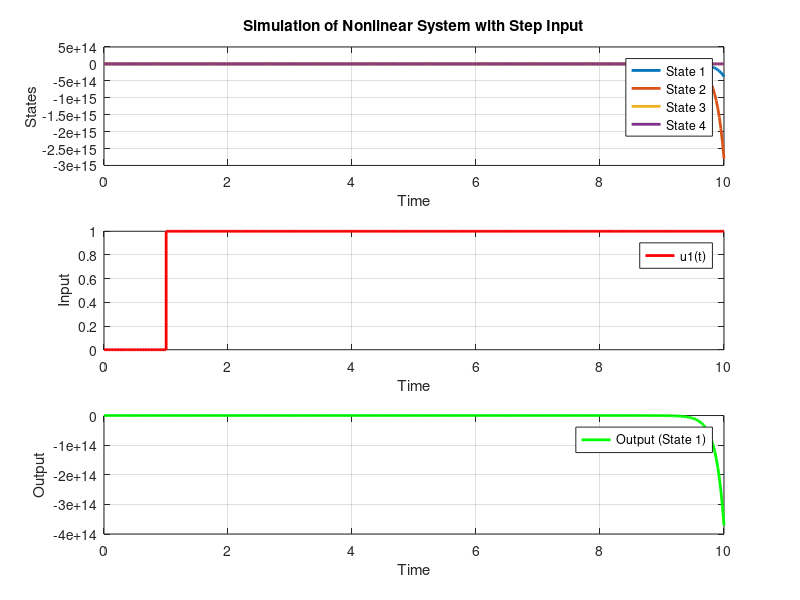

Here is the MATLAB script that generated this plot:
m = 0.11; 
g = 9.8;
j = 9.99*10^(-6);
R = 0.015;
d = 0.03;
l = 1;
u1 = @(t) 1 * (t >= 1)  ; 
ode_function = @(t, x) [
    x(2);
   (m*x(1)*(x(4)^2)-m*g*sin(x(3)))/((j/R^2)+m);
    x(4);
    u1(t) ;
];
initial_conditions = [0; 0; 0; 0];
t_span =  linspace(0, 10, 400);
[t, x] = ode45(ode_function, t_span, initial_conditions);
y = x(:, 1);

figure;
subplot(3, 1, 1);
plot(t, x(:, 1), 'LineWidth', 2, 'DisplayName', 'State 1');
hold on;
plot(t, x(:, 2), 'LineWidth', 2, 'DisplayName', 'State 2');
hold on;
plot(t, x(:, 3), 'LineWidth', 2, 'DisplayName', 'State 3');
hold on;
plot(t, x(:, 4), 'LineWidth', 2, 'DisplayName', 'State 4');
xlabel('Time');
ylabel('States');
title('Simulation of Nonlinear System with Step Input');
legend('Location', 'Best');
grid on;

subplot(3, 1, 2);
stairs(t, u1(t), 'r', 'LineWidth', 2, 'DisplayName', 'u1(t)');
hold on;
xlabel('Time');
ylabel('Input');
legend('Location', 'Best');
grid on;

subplot(3, 1, 3);
plot(t, y, 'g', 'LineWidth', 2, 'DisplayName', 'Output (State 1)');
xlabel('Time');
ylabel('Output');
legend('Location', 'Best');
grid on;